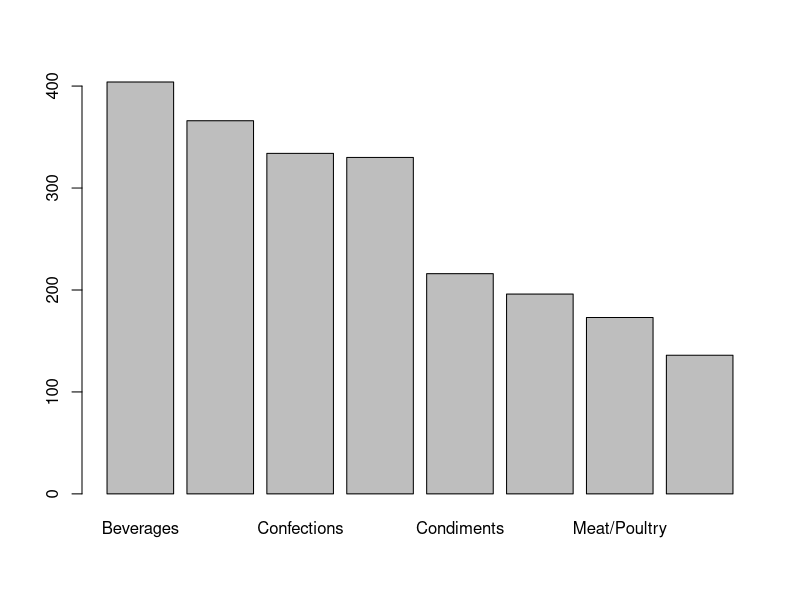
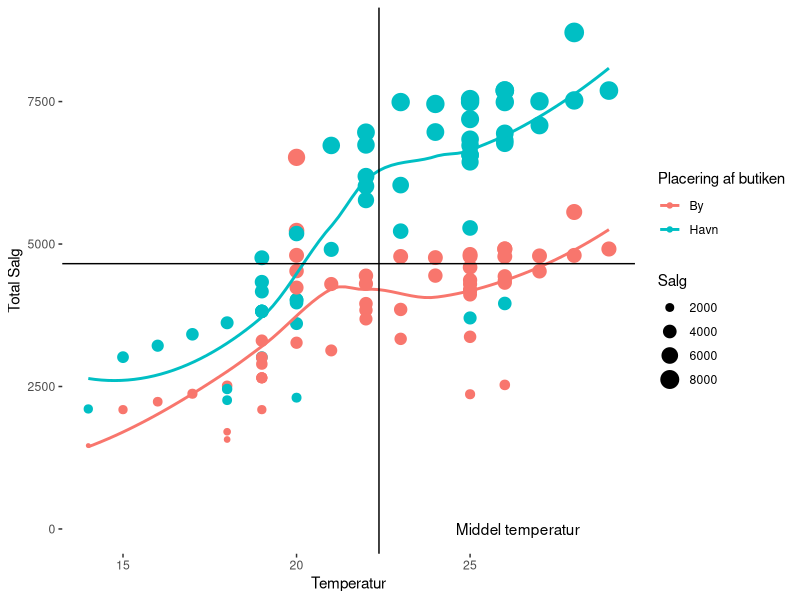

R code for these plots, in order:
## ---- chunk 1
library(readxl)
salg <- read_excel("webinar_data.xlsx", sheet = "salgs_data") 
category <- table(salg$CategoryName)
str(category)
barplot(category[order(category, decreasing = T)])
## ---- chunk 2
library(ggplot2)
library(readxl)
issalg <- read_excel("webinar_data.xlsx", sheet = "issalg")

ggplot(data=issalg) +
  geom_point(mapping = aes(x=Temperatur, y=Salg, color=Butik_Placering, size=Salg)) +
  geom_smooth(mapping = aes(x=Temperatur, y=Salg, color=Butik_Placering), se=FALSE) +
  geom_hline(yintercept = mean(issalg$Salg)) +
  geom_vline(xintercept = mean(issalg$Temperatur)) +
  annotate("text", label="Middel temperatur", y=1, x=mean(issalg$Temperatur+4)) +
  theme(panel.background = element_blank()) +
  theme(plot.background = element_blank()) +
  scale_x_continuous(name="Temperatur") +
  scale_y_continuous(name="Total Salg") +
  scale_color_discrete(name="Placering af butiken") +
  scale_size_continuous(name="Salg")
